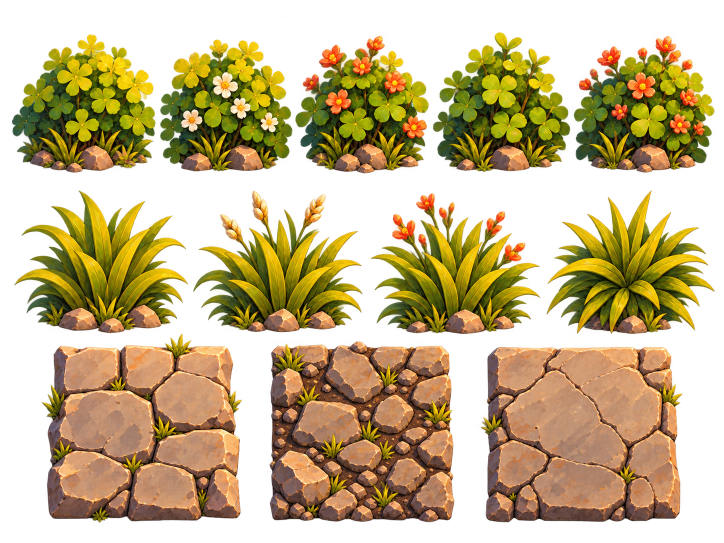
#> input picture referens/priroda2.png, 1448 x 1086 px, found by its file name (shown at 1/2 size)
$ python tex_nature2.py
#> lines starting #> are read from the running program, lines starting #| are printed output that depends on the picture; after the words box and inside, x2 and y2 are one past the last pixel; in counts of white or black regions, pixels touching at a corner belong together
### tools/props/tex_common.py
"""Shared helpers for hand-painted atlas textures (system Python: numpy + Pillow)."""
import os
import numpy as np
from PIL import Image, ImageDraw, ImageFont

TEX_DIR = r"D:\zombi-caaar\models\textures"
os.makedirs(TEX_DIR, exist_ok=True)
FONT_VAR = r"C:\Windows\Fonts\bahnschrift.ttf"
FONT_HEAVY = r"C:\Windows\Fonts\ariblk.ttf"


# [7 lines left out: function font, not called in this run]


def vnoise(h, w, cells, seed):
    r = np.random.default_rng(seed)
    cy, cx = max(2, int(round(cells * h / max(h, w)))), max(2, int(round(cells * w / max(h, w))))
    g = r.random((cy + 1, cx + 1))
    ty = np.linspace(0, cy, h, endpoint=False); tx = np.linspace(0, cx, w, endpoint=False)
    iy = ty.astype(int); ix = tx.astype(int)
    fy = ty - iy; fx = tx - ix
    fy = fy * fy * (3 - 2 * fy); fx = fx * fx * (3 - 2 * fx)
    a = g[iy][:, ix]; b = g[iy][:, ix + 1]; c = g[iy + 1][:, ix]; d = g[iy + 1][:, ix + 1]
    fx = fx[None, :]; fy = fy[:, None]
    return (a * (1 - fx) + b * fx) * (1 - fy) + (c * (1 - fx) + d * fx) * fy


def fbm(h, w, cells, octaves, seed):
    acc = np.zeros((h, w)); amp = 1; tot = 0
    for o in range(octaves):
        acc += amp * vnoise(h, w, cells * 2 ** o, seed + 31 * o); tot += amp; amp *= 0.5
    return acc / tot


def to_img(a):
    return Image.fromarray((np.clip(a, 0, 1) * 255).astype(np.uint8))


def to_arr(im):
    return np.asarray(im.convert("RGB")) / 255.0


def base(w, h, color, seed, amt=0.2, cells=6, grain=0.04):
    img = np.ones((h, w, 3)) * np.array(color, float)
    img *= (1 - amt / 2 + amt * fbm(h, w, cells, 4, seed))[..., None]
    img *= (1 + (np.random.default_rng(seed + 9).random((h, w)) - 0.5) * 2 * grain)[..., None]
    return img


def blotches(img, seed, thr, color, rim=None, cells=8, rim_w=0.03, mask=None):
    h, w = img.shape[:2]
    m = fbm(h, w, cells, 4, seed) * 0.75 + fbm(h, w, cells * 4, 2, seed + 3) * 0.25
    if mask is not None:
        m = m + mask
    if rim is not None:
        img = np.where(((m > thr - rim_w) & (m <= thr))[..., None], np.array(rim), img)
    return np.where((m > thr)[..., None], np.array(color), img)


# [7 lines left out: function rust, not called in this run]


def bevel_edges(img, width=6, hi=0.18, lo=0.28):
    """Painted bevel: light top/left edge, dark bottom/right edge (per region = per face)."""
    h, w = img.shape[:2]
    y = np.arange(h)[:, None]; x = np.arange(w)[None, :]
    c = lambda d: np.clip(1 - d / width, 0, 1)
    shade = hi * c(y) + hi * 0.6 * c(x) - lo * c(h - 1 - y) - lo * 0.6 * c(w - 1 - x)
    return img * (1 + shade)[..., None]


# [38 lines left out: functions ao_bottom, ao_edges, wood, put, not called in this run]


def save(im, name):
    p = os.path.join(TEX_DIR, name)
    im.save(p); print("saved", p)


# [7 lines left out: function emissive_sheet, not called in this run]


# ------------------------------------------------------------------ cartoon (hand-painted) helpers
def tint(c, k):
    return tuple(int(max(0, min(255, v * k))) for v in c)


# [53 lines left out: functions toon_wood, toon_bolt, not called in this run]


def solid(w, h, color, seed, amt=0.12, hi=0.0, lo=0.0, edge=8):
    img = base(w, h, color, seed, amt=amt, cells=3, grain=0.01)
    return bevel_edges(img, edge, hi, lo) if (hi or lo) else img

### tools/props/tex_nature2.py
"""Nature v2: cut sprites out of referens/priroda2.png, defringe, pack Nature_Atlas.png (2048, RGBA),
write decal PNGs and a new beige-brown rock texture.  python tex_nature2.py"""
import os, sys, json
import numpy as np
from PIL import Image, ImageDraw
from scipy import ndimage as nd

sys.path.append(os.path.dirname(os.path.abspath(__file__)))
from tex_common import base, blotches, bevel_edges, to_img, tint, TEX_DIR  # noqa

SRC = r"D:\zombi-caaar\referens\priroda2.png"
DECALS = r"D:\zombi-caaar\models\Nature\Decals"
LAYOUT = os.path.join(os.path.dirname(os.path.abspath(__file__)), "layout_nature2.json")
ATLAS, SCALE, GUT = 2048, 1.36, 10
os.makedirs(DECALS, exist_ok=True)

img = np.asarray(Image.open(SRC).convert("RGBA")).astype(np.float64) / 255.0
alpha = img[..., 3]
lab, n = nd.label(alpha > 0.5)
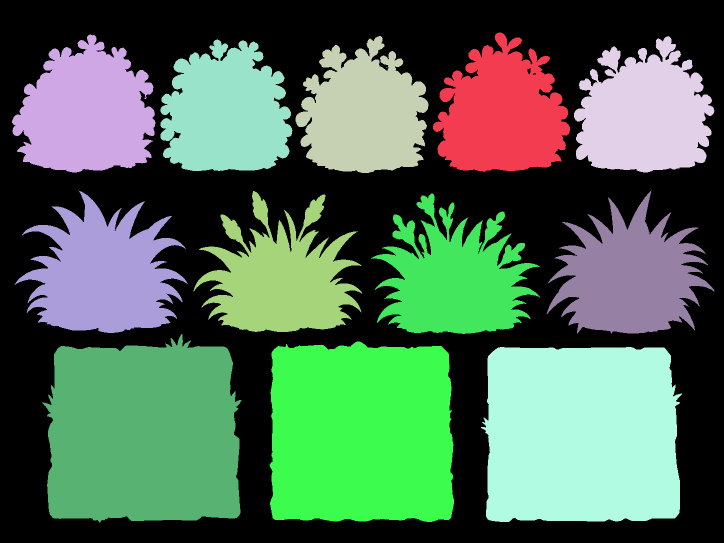
#> lab: shape (1086, 1448) int32 (shown at 1/2 size); 19 distinct labels, from 0 to 18; one colour per label, 0 black
#> n = 18
sizes = nd.sum(np.ones_like(alpha), lab, range(1, n + 1))
#> sizes = 18 values, max 129913 at index 17, min 1 at index 7, mean 47794.4
objs = nd.find_objects(lab)
#> objs = 18 items
comps = [(i + 1, objs[i]) for i in range(n) if sizes[i] > 5000]
#> comps = 12 items
assert len(comps) == 12, len(comps)


def row_of(sl):
    return 0 if sl[0].start < 360 else (1 if sl[0].start < 600 else 2)


comps.sort(key=lambda c: (row_of(c[1]), c[1][1].start))
NAMES = [f"Bush{i}" for i in range(1, 6)] + [f"Grass{i}" for i in range(1, 5)] + [f"Stone{i}" for i in range(1, 4)]


def fill_rgb(rgb, solid):
    """Every pixel outside `solid` takes the colour of its nearest solid pixel (edge padding)."""
    _, (iy, ix) = nd.distance_transform_edt(~solid, return_indices=True)
    return rgb[iy, ix]


def extract(cid, sl, m=4):
    y0, y1 = max(sl[0].start - m, 0), min(sl[0].stop + m, alpha.shape[0])
    x0, x1 = max(sl[1].start - m, 0), min(sl[1].stop + m, alpha.shape[1])
    a = alpha[y0:y1, x0:x1]; rgb = img[y0:y1, x0:x1, :3]
    main = lab[y0:y1, x0:x1] == cid
    keep = nd.binary_dilation(main, iterations=2)                   # drop stray specks, keep the AA rim
    a = a * keep
    a_er = nd.grey_erosion(a, size=(3, 3))                          # 1 px alpha erosion removes the halo ring
    core = nd.grey_erosion(a, size=(5, 5)) >= 0.9                   # 2 px inside: colour we trust
    rgb = fill_rgb(rgb, core)                                       # defringe: edge colour <- nearest interior colour
    a_f = np.clip(a_er / 0.95, 0, 1)
    return rgb, a_f


def scaled(rgb, a, s):
    h, w = a.shape
    W, H = int(round(w * s)), int(round(h * s))
    rgb_i = Image.fromarray((np.clip(rgb, 0, 1) * 255).astype(np.uint8)).resize((W, H), Image.LANCZOS)
    a_i = Image.fromarray((a * 255).astype(np.uint8)).resize((W, H), Image.BICUBIC)
    return np.asarray(rgb_i) / 255.0, np.asarray(a_i) / 255.0


sprites = {}
for (cid, sl), name in zip(comps, NAMES):
    rgb, a = extract(cid, sl)
    rgb, a = scaled(rgb, a, SCALE)
    ys, xs = np.nonzero(a > 0.5)
    sprites[name] = (rgb, a, (int(xs.min()), int(ys.min()), int(xs.max()) + 1, int(ys.max()) + 1))
    print(name, a.shape[::-1], "visible", sprites[name][2])
#> this loop made 12 passes
#> (cid, name, y0 in extract, y1 in extract, x0 in extract, x1 in extract) on passes 1 to 12: (2, 'Bush1', 65, 349, 20, 315), (5, 'Bush2', 75, 346, 317, 589), (3, 'Bush3', 68, 350, 587, 861), (1, 'Bush4', 61, 348, 862, 1144), (4, 'Bush5', 68, 349, 1144, 1433), (10, 'Grass1', 378, 670, 26, 379), (11, 'Grass2', 378, 668, 383, 728), (12, 'Grass3', 383, 672, 738, 1084), (9, 'Grass4', 377, 671, 1089, 1433), (16, 'Stone1', 664, 1049, 80, 487), (17, 'Stone2', 679, 1048, 535, 912), (18, 'Stone3', 690, 1048, 958, 1368)
#| Bush1 (401, 386) visible (7, 7, 394, 379)
#| Bush2 (370, 369) visible (6, 7, 362, 363)
#| Bush3 (373, 384) visible (7, 7, 366, 378)
#| Bush4 (384, 390) visible (7, 7, 377, 382)
#| Bush5 (393, 382) visible (7, 8, 386, 375)
#| Grass1 (480, 397) visible (10, 8, 470, 390)
#| Grass2 (469, 394) visible (10, 7, 459, 387)
#| Grass3 (471, 393) visible (12, 7, 459, 386)
#> (further printed lines are left out)
#> pass 1, in extract, `main = lab[y0:y1, x0:x1] == cid`:
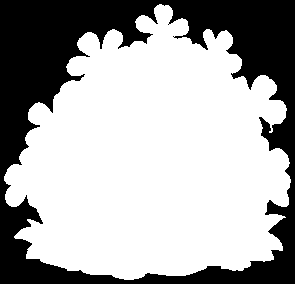
#> main: shape (284, 295) bool; 66.6% white; 1 black region, box (x1, y1, x2, y2) and area: (0, 0, 295, 284) 27974
#> after the loop, sprites = 12 items

# ------------------------------------------------------------------ pack the atlas (3 rows)
rows = [NAMES[0:5], NAMES[5:9], NAMES[9:12]]
A_rgb = np.zeros((ATLAS, ATLAS, 3)); A_a = np.zeros((ATLAS, ATLAS))
layout = {"atlas": ATLAS, "file": "Nature_Atlas.png", "sprites": {}}
y = GUT
for row in rows:
    ws = [sprites[k][1].shape[1] for k in row]
    gap = (ATLAS - sum(ws)) / (len(row) + 1)
    assert gap >= 4, gap
    x = gap
    for k in row:
        rgb, a, (vx0, vy0, vx1, vy1) = sprites[k]
        h, w = a.shape
        xi = int(round(x))
        A_rgb[y:y + h, xi:xi + w] = rgb; A_a[y:y + h, xi:xi + w] = a
        layout["sprites"][k] = {"rect": [xi, y, w, h], "visible": [xi + vx0, y + vy0, xi + vx1, y + vy1]}
        x += w + gap
    y += max(sprites[k][1].shape[0] for k in row) + GUT
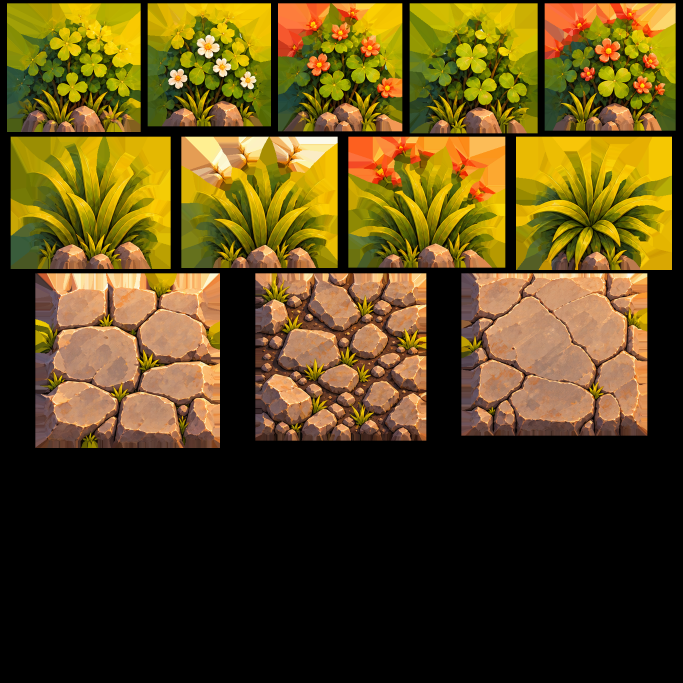
#> A_rgb: shape (2048, 2048, 3) float64 (shown at 1/3 size); mean of channels 0, 1, 2 0.348, 0.276, 0.0916; drawn as R, G, B
#> after the loop, layout = 3 items; y = 1354
assert y <= ATLAS, y
A_rgb = fill_rgb(A_rgb, A_a > 0.5)                                   # colour-bleed into gutters (mip-safe)
#> in fill_rgb (call 13), `_, (iy, ix) = nd.distance_transform_edt(~solid, return_indices=True)`:
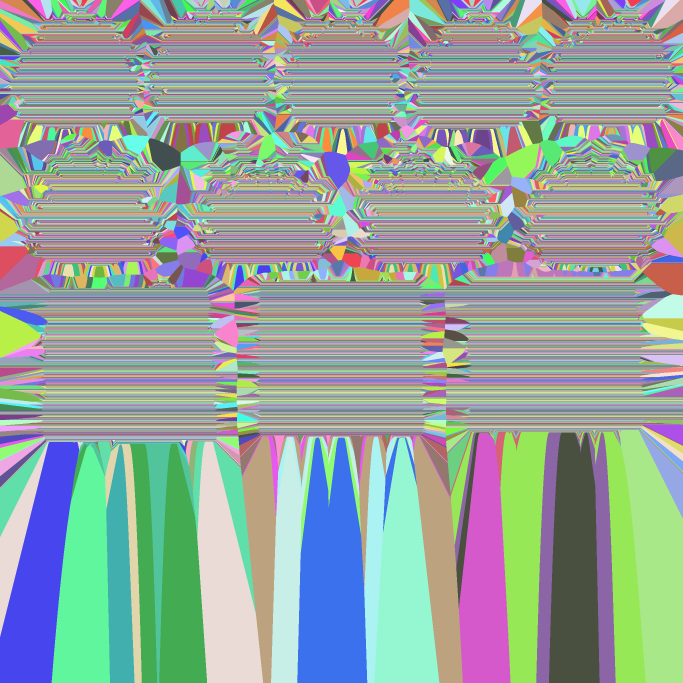
#> iy: shape (2048, 2048) int32 (shown at 1/3 size); 1271 distinct labels, from 17 to 1335; one colour per label, 0 black
atlas = np.dstack([A_rgb, A_a])
old = os.path.join(TEX_DIR, "nature_atlas.png")
if os.path.exists(old):
    os.remove(old)                                                   # old v1 atlas (case-insensitive FS)
Image.fromarray((atlas * 255).astype(np.uint8), "RGBA").save(os.path.join(TEX_DIR, "Nature_Atlas.png"))
print("saved Nature_Atlas.png, used height", y)
#| saved Nature_Atlas.png, used height 1354

# ------------------------------------------------------------------ decals (square 512 PNGs)
for i in range(1, 4):
    rgb, a, (vx0, vy0, vx1, vy1) = sprites[f"Stone{i}"]
    rgb, a = rgb[vy0:vy1, vx0:vx1], a[vy0:vy1, vx0:vx1]
    s = 500 / max(a.shape)
    rgb, a = scaled(rgb, a, s)
    h, w = a.shape
    R = np.zeros((512, 512, 3)); Al = np.zeros((512, 512))
    oy, ox = (512 - h) // 2, (512 - w) // 2
    R[oy:oy + h, ox:ox + w] = rgb; Al[oy:oy + h, ox:ox + w] = a
    R = fill_rgb(R, Al > 0.5)
    Image.fromarray((np.dstack([R, Al]) * 255).astype(np.uint8), "RGBA").save(os.path.join(DECALS, f"Decal_Stone{i}.png"))
    layout["sprites"][f"Stone{i}"]["decal_content"] = [ox / 512, oy / 512, (ox + w) / 512, (oy + h) / 512]
    print("saved Decal_Stone%d.png" % i, (w, h))
#> this loop made 3 passes
#> (vx0, vy0, vx1, vy1) on passes 1 to 3: (10, 8, 546, 516), (8, 7, 507, 495), (9, 7, 549, 480)
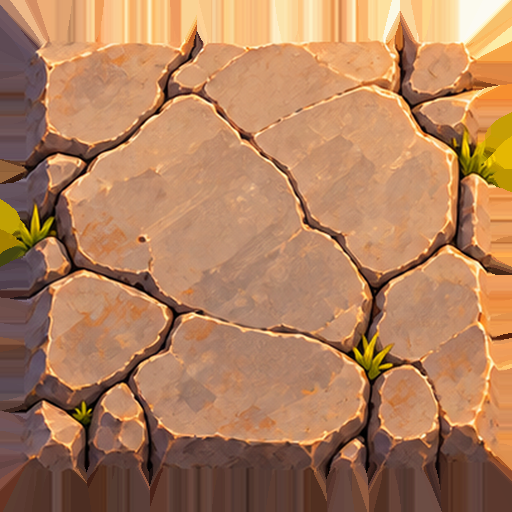
#> R: shape (512, 512, 3) float64; mean of channels 0, 1, 2 0.691, 0.5, 0.361; drawn as R, G, B

# ------------------------------------------------------------------ rocks: beige-brown stone (sampled from the pavement)
RA = 1024
ROCK_REG = {"rock": (0, 0, 512, 512), "rock_top": (512, 0, 512, 512), "slab": (0, 512, 512, 512),
            "slab_side": (512, 512, 512, 256), "rock_hi": (512, 768, 128, 128), "rock_lo": (640, 768, 128, 128)}
CRACK = (84, 58, 36)


def stone_tex(w, h, col, seed, cracks=4, hi=0.30, lo=0.40):
    im = base(w, h, col, seed, amt=0.14, cells=4, grain=0.015)
    im = blotches(im, seed + 1, 0.66, tuple(c * 0.90 for c in col), None, 7)
    im = blotches(im, seed + 2, 0.72, tuple(min(1, c * 1.08) for c in col), None, 11)
    im = blotches(im, seed + 3, 0.80, (0.62, 0.44, 0.28), None, 14)             # warm weathering spots
    pim = to_img(bevel_edges(im, 24, hi, lo)); d = ImageDraw.Draw(pim)
    r = np.random.default_rng(seed + 4)
    c255 = tuple(int(c * 255) for c in col)
    for _ in range(cracks):
        x0, y0 = r.uniform(0.15, 0.85) * w, r.uniform(0.1, 0.5) * h
        pts = [(x0, y0)]
        for _ in range(4):
            x0 += r.uniform(-40, 40); y0 += r.uniform(20, 60); pts.append((x0, y0))
        d.line([(p[0] + 2, p[1] + 3) for p in pts], fill=tint(c255, 1.18), width=3)
        d.line(pts, fill=CRACK, width=4)
    for _ in range(70):
        x0, y0 = r.uniform(0, w), r.uniform(0, h)
        d.ellipse([x0 - 2, y0 - 2, x0 + 2, y0 + 2], fill=tint(c255, 0.72))
    return pim


R_ = Image.new("RGB", (RA, RA), (120, 100, 80))
for k, im in (("rock", stone_tex(512, 512, (0.68, 0.50, 0.37), 20)),
              ("rock_top", stone_tex(512, 512, (0.78, 0.58, 0.43), 21, cracks=3, hi=0.22, lo=0.32)),
              ("slab", stone_tex(512, 512, (0.74, 0.55, 0.41), 22, cracks=6)),
              ("slab_side", stone_tex(512, 256, (0.54, 0.39, 0.28), 23, cracks=2)),
              ("rock_hi", to_img(base(128, 128, (0.86, 0.67, 0.50), 24, amt=0.06))),
              ("rock_lo", to_img(base(128, 128, (0.37, 0.25, 0.17), 25, amt=0.06)))):
#> in fbm, `acc = np.zeros((h, w))`: acc: shape (512, 512) float64; every value is 0
#> in vnoise, `b = g[iy][:, ix + 1]`:
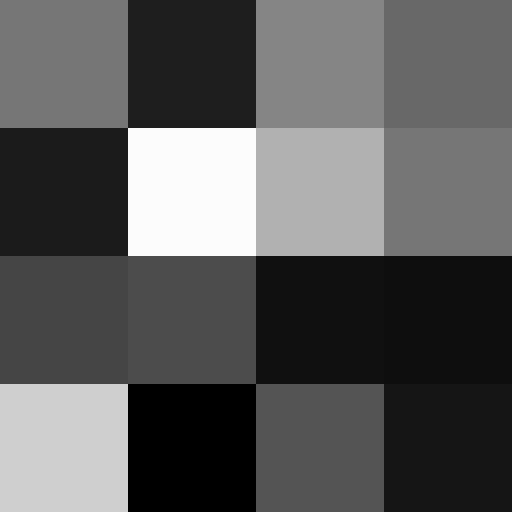
#> b: shape (512, 512) float64; min 0.00497, max 0.986, mean 0.355
    x, y, w, h = ROCK_REG[k]
    R_.paste(im.resize((w, h)), (x, y))
#> this loop made 6 passes
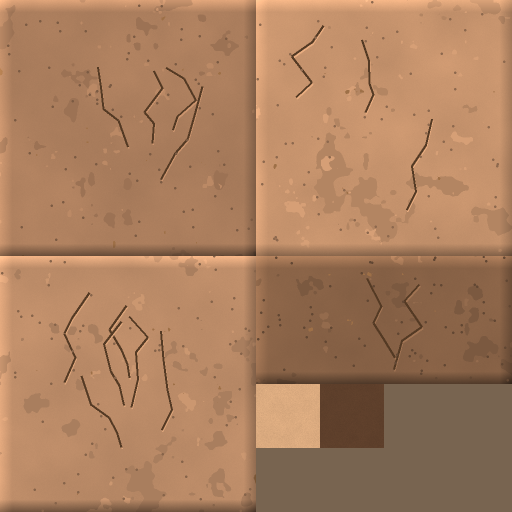
#> R_: PIL image 1024x1024 RGB (shown at 1/2 size); mean R, G, B 169.9, 126.5, 93.9
R_.save(os.path.join(TEX_DIR, "Rocks_Atlas.png"))
layout["rocks"] = {"atlas": RA, "file": "Rocks_Atlas.png", "reg": ROCK_REG}
json.dump(layout, open(LAYOUT, "w"), indent=1)
print("saved Rocks_Atlas.png + layout")
